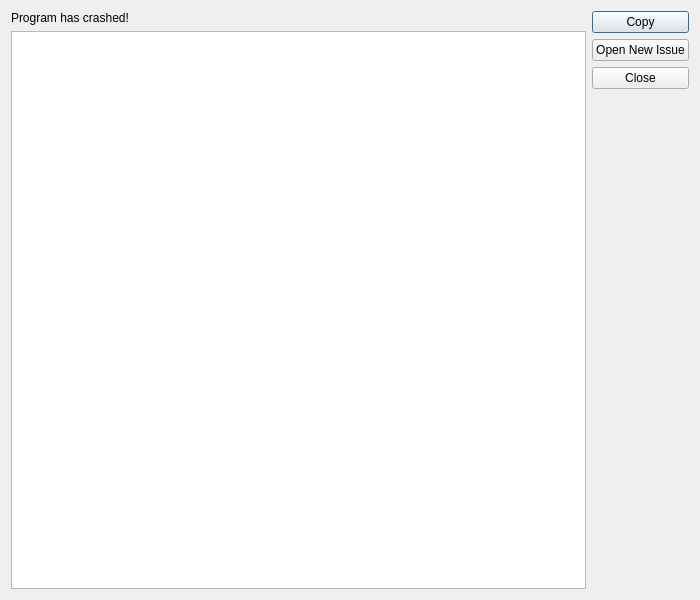
<?xml version="1.0" encoding="UTF-8"?>
<ui version="4.0">
 <class>CrashHandlerDialog</class>
 <widget class="QDialog" name="CrashHandlerDialog">
  <property name="geometry">
   <rect>
    <x>0</x>
    <y>0</y>
    <width>700</width>
    <height>600</height>
   </rect>
  </property>
  <property name="windowTitle">
   <string extracomment="dialogtitle">CrashTrace</string>
  </property>
  <layout class="QHBoxLayout" name="horizontalLayout" stretch="1,0">
   <item>
    <layout class="QVBoxLayout" name="traceLayout">
     <item>
      <widget class="QLabel" name="messageLabel">
       <property name="text">
        <string>Program has crashed!</string>
       </property>
      </widget>
     </item>
     <item>
      <widget class="QTextEdit" name="traceText">
       <property name="enabled">
        <bool>true</bool>
       </property>
       <property name="undoRedoEnabled">
        <bool>false</bool>
       </property>
       <property name="readOnly">
        <bool>true</bool>
       </property>
      </widget>
     </item>
    </layout>
   </item>
   <item>
    <layout class="QVBoxLayout" name="buttonsLayout" stretch="0,0,0">
     <item>
      <widget class="QPushButton" name="copyButton">
       <property name="sizePolicy">
        <sizepolicy hsizetype="MinimumExpanding" vsizetype="Fixed">
         <horstretch>1</horstretch>
         <verstretch>0</verstretch>
        </sizepolicy>
       </property>
       <property name="toolTip">
        <string>Copy to Clipboard</string>
       </property>
       <property name="text">
        <string>Copy</string>
       </property>
       <property name="flat">
        <bool>false</bool>
       </property>
      </widget>
     </item>
     <item>
      <widget class="QPushButton" name="issueButton">
       <property name="sizePolicy">
        <sizepolicy hsizetype="MinimumExpanding" vsizetype="Fixed">
         <horstretch>1</horstretch>
         <verstretch>0</verstretch>
        </sizepolicy>
       </property>
       <property name="toolTip">
        <string>Open a new issue on Github</string>
       </property>
       <property name="text">
        <string>Open New Issue</string>
       </property>
      </widget>
     </item>
     <item>
      <widget class="QDialogButtonBox" name="stdButtonBox">
       <property name="sizePolicy">
        <sizepolicy hsizetype="MinimumExpanding" vsizetype="Expanding">
         <horstretch>1</horstretch>
         <verstretch>0</verstretch>
        </sizepolicy>
       </property>
       <property name="orientation">
        <enum>Qt::Orientation::Vertical</enum>
       </property>
       <property name="standardButtons">
        <set>QDialogButtonBox::StandardButton::Close</set>
       </property>
      </widget>
     </item>
    </layout>
   </item>
  </layout>
 </widget>
 <resources/>
 <connections>
  <connection>
   <sender>stdButtonBox</sender>
   <signal>accepted()</signal>
   <receiver>CrashHandlerDialog</receiver>
   <slot>accept()</slot>
   <hints>
    <hint type="sourcelabel">
     <x>248</x>
     <y>254</y>
    </hint>
    <hint type="destinationlabel">
     <x>157</x>
     <y>274</y>
    </hint>
   </hints>
  </connection>
  <connection>
   <sender>stdButtonBox</sender>
   <signal>rejected()</signal>
   <receiver>CrashHandlerDialog</receiver>
   <slot>reject()</slot>
   <hints>
    <hint type="sourcelabel">
     <x>316</x>
     <y>260</y>
    </hint>
    <hint type="destinationlabel">
     <x>286</x>
     <y>274</y>
    </hint>
   </hints>
  </connection>
 </connections>
</ui>
